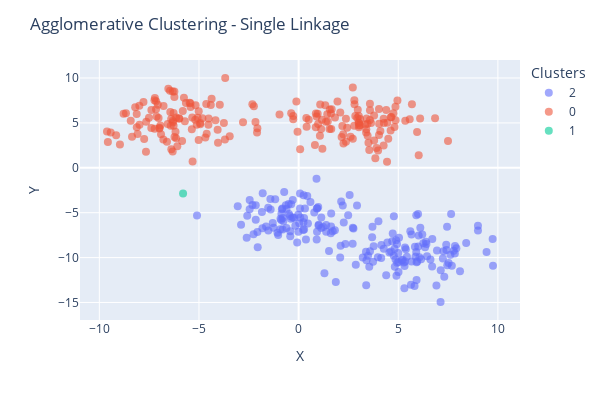

This figure's notebook cell:
### Code cell
# Apply Agglomerative Clustering with single linkage
y_s3 = AgglomerativeClustering(n_clusters=3, linkage='single').fit_predict(X2)
agg_labels['Single-3'] = y_s3

cv_X2.plot_clusters(y_s3, title='Agglomerative Clustering - Single Linkage')

### Figure 1 — Plotly figure (JSON) as saved in the notebook; plotly's stock layout.template omitted (floating-point values rounded to 4 significant figures; data arrays with more than 128 entries replaced by an {"elided": "..."} marker saying what was removed)
{"data": [{"hovertemplate": "color=2<br>x=%{x}<br>y=%{y}<extra></extra>", "legendgroup": "2", "marker": {"color": "#636efa", "opacity": 0.6, "size": 8, "symbol": "circle"}, "mode": "markers", "name": "2", "orientation": "v", "showlegend": true, "type": "scatter", "x": {"elided": "199 float values"}, "xaxis": "x", "y": {"elided": "199 float values"}, "yaxis": "y"}, {"hovertemplate": "color=0<br>x=%{x}<br>y=%{y}<extra></extra>", "legendgroup": "0", "marker": {"color": "#EF553B", "opacity": 0.6, "size": 8, "symbol": "circle"}, "mode": "markers", "name": "0", "orientation": "v", "showlegend": true, "type": "scatter", "x": {"elided": "200 float values"}, "xaxis": "x", "y": {"elided": "200 float values"}, "yaxis": "y"}, {"hovertemplate": "color=1<br>x=%{x}<br>y=%{y}<extra></extra>", "legendgroup": "1", "marker": {"color": "#00cc96", "opacity": 0.6, "size": 8, "symbol": "circle"}, "mode": "markers", "name": "1", "orientation": "v", "showlegend": true, "type": "scatter", "x": [-5.798], "xaxis": "x", "y": [-2.871], "yaxis": "y"}], "layout": {"coloraxis": {"showscale": false}, "height": 400, "legend": {"title": {"text": "Clusters"}, "tracegroupgap": 0}, "margin": {"t": 60}, "showlegend": true, "title": {"text": "Agglomerative Clustering - Single Linkage"}, "width": 600, "xaxis": {"anchor": "y", "domain": [0, 1], "title": {"text": "X"}}, "yaxis": {"anchor": "x", "domain": [0, 1], "title": {"text": "Y"}}}}
